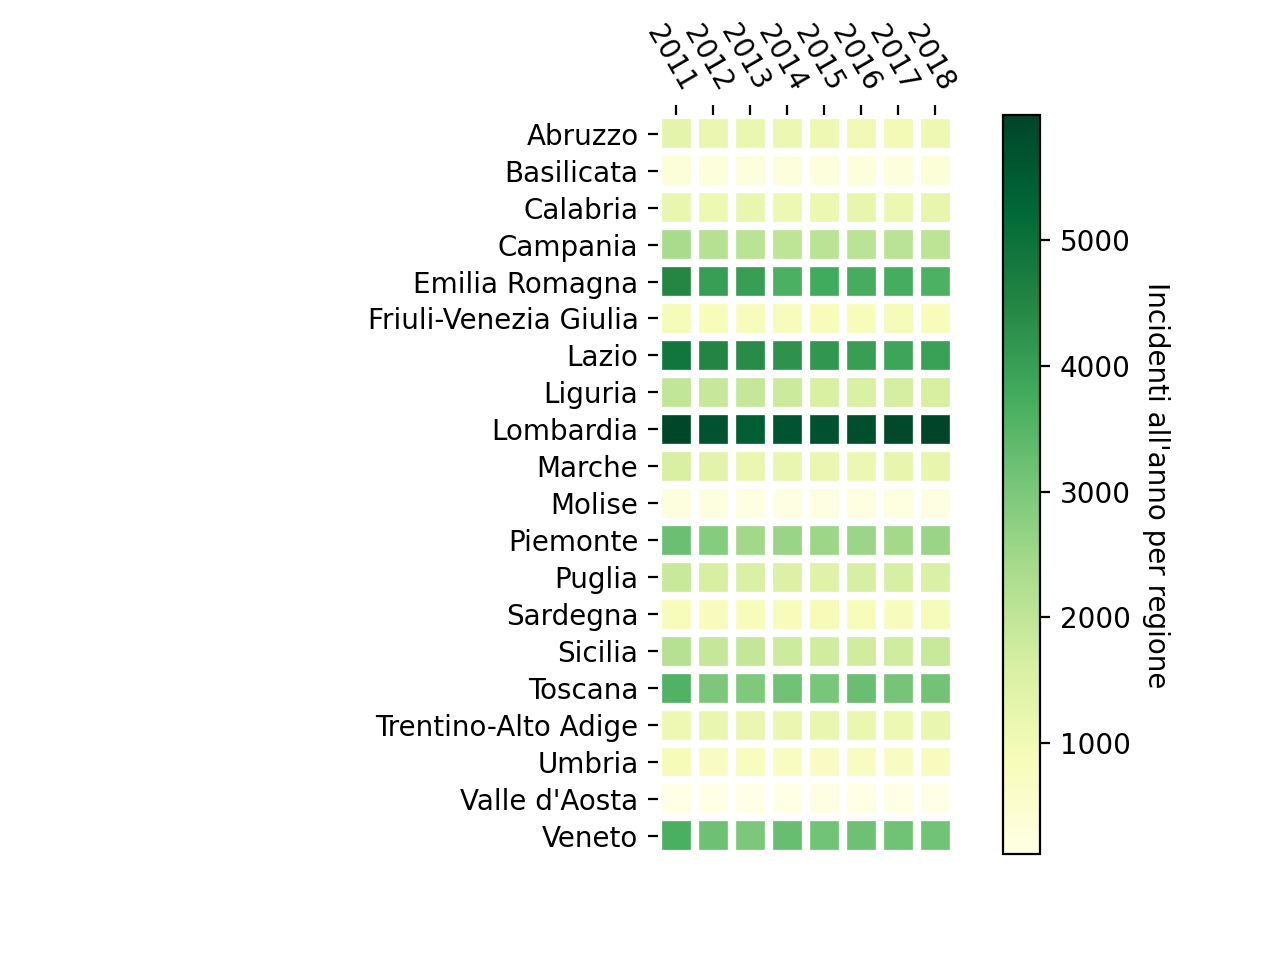

Generate this figure with Python:

import geopandas as gp
import pandas as pd
import matplotlib.pyplot as plt
import sys
sys.path.append('src')
import heatmap as H

def get_sum_of_fields(data : pd.DataFrame, select_field : str, field_to_sum : str) -> pd.Series: 
    res = {}
    index = 0
    for reg in data[select_field].unique():
        res[index] = [reg, 0]
        index += 1

    index = 0
    for reg in data[select_field].unique():
        for row in data[data[select_field] == reg][field_to_sum]:
            res[index] = [res[index][0], res[index][1] + row]
        index += 1

    return pd.DataFrame(res, index=[select_field, field_to_sum]).transpose()


path = "dataset/regioni/regioni.geojson"
regioni = gp.read_file(path)

incidenti_2011 = get_sum_of_fields(pd.read_csv('dataset/incidenti/aci/autostrade/mesi_2011.csv'), 'REGIONE', 'TOTALE').sort_values('REGIONE',inplace=False, ascending=True)
incidenti_2012 = get_sum_of_fields(pd.read_csv('dataset/incidenti/aci/autostrade/mesi_2012.csv'), 'REGIONE', 'TOTALE').sort_values('REGIONE',inplace=False, ascending=True)
incidenti_2013 = get_sum_of_fields(pd.read_csv('dataset/incidenti/aci/autostrade/mesi_2013.csv'), 'REGIONE', 'TOTALE').sort_values('REGIONE',inplace=False, ascending=True)
incidenti_2014 = get_sum_of_fields(pd.read_csv('dataset/incidenti/aci/autostrade/mesi_2014.csv'), 'REGIONE', 'TOTALE').sort_values('REGIONE',inplace=False, ascending=True)
incidenti_2015 = get_sum_of_fields(pd.read_csv('dataset/incidenti/aci/autostrade/mesi_2015.csv'), 'REGIONE', 'TOTALE').sort_values('REGIONE',inplace=False, ascending=True)
incidenti_2016 = get_sum_of_fields(pd.read_csv('dataset/incidenti/aci/autostrade/mesi_2016.csv'), 'REGIONE', 'TOTALE').sort_values('REGIONE',inplace=False, ascending=True)
incidenti_2017 = get_sum_of_fields(pd.read_csv('dataset/incidenti/aci/autostrade/mesi_2017.csv'), 'REGIONE', 'TOTALE').sort_values('REGIONE',inplace=False, ascending=True)
incidenti_2018 = get_sum_of_fields(pd.read_csv('dataset/incidenti/aci/autostrade/mesi_2018.csv'), 'REGIONE', 'TOTALE').sort_values('REGIONE',inplace=False, ascending=True)

incidenti_2011.set_index(incidenti_2011['REGIONE'], inplace=True)
incidenti_2012.set_index(incidenti_2012['REGIONE'], inplace=True)
incidenti_2013.set_index(incidenti_2013['REGIONE'], inplace=True)
incidenti_2014.set_index(incidenti_2014['REGIONE'], inplace=True)
incidenti_2015.set_index(incidenti_2015['REGIONE'], inplace=True)
incidenti_2016.set_index(incidenti_2016['REGIONE'], inplace=True)
incidenti_2017.set_index(incidenti_2017['REGIONE'], inplace=True)
incidenti_2018.set_index(incidenti_2018['REGIONE'], inplace=True)

df = pd.DataFrame([
    incidenti_2011['TOTALE'],
    incidenti_2012['TOTALE'],
    incidenti_2013['TOTALE'],
    incidenti_2014['TOTALE'],
    incidenti_2015['TOTALE'],
    incidenti_2016['TOTALE'],
    incidenti_2017['TOTALE'],
    incidenti_2018['TOTALE']
], [2011,2012,2013, 2014,2015,2016,2017,2018]).transpose()

fig, ax = plt.subplots()
im, cbar = H.heatmap(df, df.index, [2011,2012,2013, 2014,2015,2016,2017,2018], ax=ax, cmap="YlGn", xticks_rotated=True, cbarlabel="Incidenti all'anno per regione")

plt.show()
